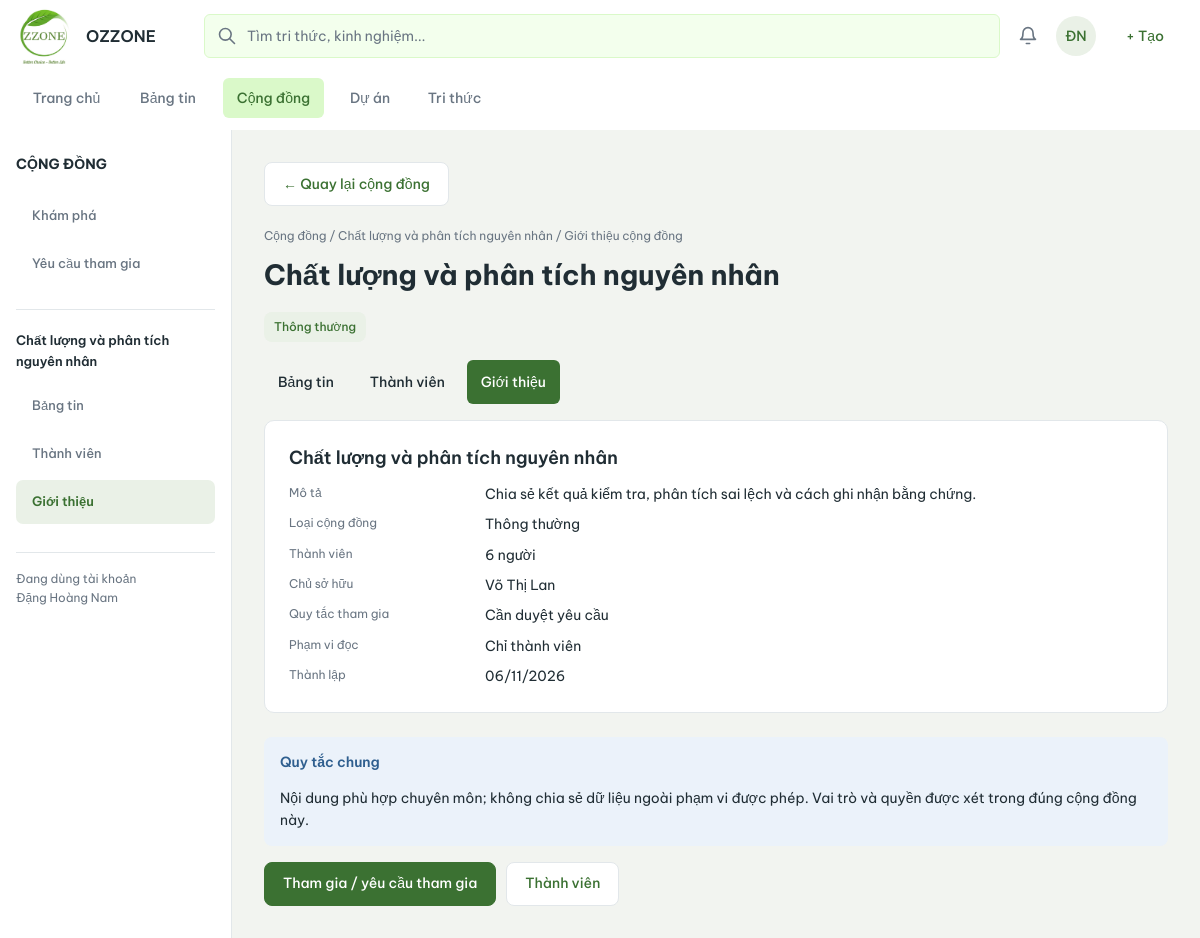
Page /cong-dong/9/gioi-thieu/ (signed in) on the committed database.
### projectp/models.py (models this page shows, shortened)
class SoftDeleted(TimeStamped):
    da_xoa_mem = models.BooleanField(default=False, db_column="da_xoa")
    ngay_xoa = models.DateTimeField(null=True, blank=True)
    nguoi_xoa = models.ForeignKey(
        USER,
        null=True,
        blank=True,
        on_delete=models.PROTECT,
        related_name='+',
        db_column='nguoi_xoa',
    )
    class Meta:
        abstract = True

class CongDong(SoftDeleted):
    class Type(models.TextChoices):
        GENERAL = "chung", "Thông thường"
        PROJECT = "du_an", "Cộng đồng dự án"
    class JoinRule(models.TextChoices):
        OPEN = "truc_tiep", "Tham gia trực tiếp"
        APPROVAL = "cho_duyet", "Cần duyệt yêu cầu"
        PROJECT_MANAGED = "theo_du_an", "Quản lý qua thành viên dự án"
    ma_cong_dong = models.BigAutoField(primary_key=True)
    ten_cong_dong = models.CharField(max_length=200)
    chu_de = models.CharField("Chủ đề", max_length=150, blank=True)
    mo_ta = models.TextField(blank=True)
    loai_cong_dong = models.CharField(max_length=30, choices=Type.choices, default=Type.GENERAL)
    pham_vi_truy_cap = models.CharField(
        max_length=30,
        choices=[('noi_bo', 'Toàn công ty'), ('thanh_vien', 'Chỉ thành viên')],
        default='noi_bo',
    )
    quy_tac_tham_gia = models.CharField(max_length=30, choices=JoinRule.choices, default=JoinRule.APPROVAL)
    nguoi_tao = models.ForeignKey(USER, on_delete=models.PROTECT, related_name='+', db_column='nguoi_tao')
    class Meta:
        db_table = "CONG_DONG"
        constraints = [
            models.CheckConstraint(
                condition=(
                    Q(loai_cong_dong='du_an', quy_tac_tham_gia='theo_du_an')
                    | Q(loai_cong_dong='chung') & ~Q(quy_tac_tham_gia='theo_du_an')
                ),
                name='ck_com_join_rule',
            ),
        ]

class TimeStamped(models.Model):
    ngay_tao = models.DateTimeField(auto_now_add=True)
    ngay_cap_nhat = models.DateTimeField(auto_now=True)
    class Meta:
        abstract = True

class ThanhVienCongDong(TimeStamped):
    ma_thanh_vien = models.BigAutoField(primary_key=True)
    cong_dong = models.ForeignKey(
        CongDong,
        on_delete=models.PROTECT,
        related_name='thanh_vien',
        db_column='ma_cong_dong',
    )
    nguoi_dung = models.ForeignKey(USER, on_delete=models.PROTECT, related_name='+', db_column='ma_nguoi_dung')
    vai_tro = models.CharField(max_length=30, choices=CommunityRole.choices, default=CommunityRole.MEMBER)
    trang_thai = models.CharField(max_length=30, choices=MemberStatus.choices, default=MemberStatus.ACTIVE)
    ngay_tham_gia = models.DateTimeField(default=timezone.now, db_column="tham_gia_luc")
    ket_thuc_luc = models.DateTimeField(null=True, blank=True)
    class Meta:
        db_table = "THANH_VIEN_CONG_DONG"
        constraints = [
            models.UniqueConstraint(fields=['cong_dong', 'nguoi_dung'], name='uq_tv_cong_dong'),
            models.CheckConstraint(
                condition=Q(vai_tro__in=CommunityRole.values),
                name='ck_tv_com_role',
            ),
            models.CheckConstraint(condition=MEMBERSHIP_LIFECYCLE, name='ck_tv_com_lifecycle'),
            models.CheckConstraint(
                condition=Q(ket_thuc_luc__isnull=True) | Q(ket_thuc_luc__gte=F('ngay_tham_gia')),
                name='ck_tv_com_dates',
            ),
        ]

### communities/views/uc_com_01_kham_pha.py (the view)
# urls.py: path("<int:pk>/gioi-thieu/", views.community_about, name="about"),
@login_required
@can_doi_mat_khau
@handled
def community_about(request, pk):
    cd = lay_cong_dong(request.user, pk, include_project_introductions=True)
    tv = tu_cach(request.user, cd)
    introduction_only = cd.loai_cong_dong == CongDong.Type.PROJECT and tv is None
    if introduction_only:
        context = sidebar(request, "explore")
        context.update(community=cd, introduction_only=True, tab="about")
        return render(request, "communities/about.html", context)
    context = {
        "community": cd,
        "membership": tv,
        "owners": cd.thanh_vien.filter(vai_tro=CommunityRole.OWNER, trang_thai=MemberStatus.ACTIVE, ket_thuc_luc__isnull=True, nguoi_dung__is_active=True),
        "member_count": cd.thanh_vien.filter(trang_thai=MemberStatus.ACTIVE, ket_thuc_luc__isnull=True, nguoi_dung__is_active=True).count(),
        "project": du_an_lien_ket(cd),
        "can_read": duoc_doc(cd, tv),
        "tab": "about",
    }
    context.update(sidebar(request, "community", cd))
    return render(request, "communities/about.html", context)

### communities/templates/communities/about.html (shortened to what this page needs)
{% extends "communities/_base.html" %}
{% load ozzone_names %}
{% block content %}
<div class="oz-page">
  {% include "includes/community_back.html" %}
  {% with crumb="Giới thiệu cộng đồng" %}{% include "communities/_community_head.html" %}{% endwith %}
  <section class="oz-card">
    <h2 class="oz-card-title">{{ community.ten_cong_dong }}</h2>
    <dl class="oz-dl">
      <dt>Mô tả</dt><dd>{{ community.mo_ta|default:"—"|linebreaksbr }}</dd>
      <dt>Loại cộng đồng</dt><dd>{{ community.get_loai_cong_dong_display }}{% if project %} — {{ project.ten_du_an }}{% endif %}</dd>
      {% if not introduction_only %}
      <dt>Thành viên</dt><dd>{{ member_count }} người</dd>
      <dt>Chủ sở hữu</dt><dd>{% for o in owners %}{{ o.nguoi_dung|ho_ten }}{% if not forloop.last %}, {% endif %}{% empty %}—{% endfor %}</dd>
      {% endif %}
      <dt>Quy tắc tham gia</dt><dd>{{ community.get_quy_tac_tham_gia_display }}</dd>
      <dt>{% if community.loai_cong_dong == 'du_an' %}Phạm vi giới thiệu{% else %}Phạm vi đọc{% endif %}</dt><dd>{{ community.get_pham_vi_truy_cap_display }}</dd>
      {% if not introduction_only %}
      <dt>Thành lập</dt><dd>{{ community.ngay_tao|date:"d/m/Y" }}</dd>
      {% endif %}
    </dl>
  </section>
  <div class="oz-alert">
    <p class="oz-alert-title">Quy tắc chung</p>
    <p>Nội dung phù hợp chuyên môn; không chia sẻ dữ liệu ngoài phạm vi được phép. Vai trò và quyền được xét trong đúng cộng đồng này.</p>
  </div>
  {% if introduction_only %}
  <p class="oz-muted">Bảng tin và danh sách thành viên dành cho thành viên dự án liên kết.</p>
  {% else %}
  <div class="oz-actions">
    <a class="oz-btn oz-btn-primary" href="{% url 'communities:detail' community.pk %}">{% if membership or can_read %}Xem bảng tin{% else %}Tham gia / yêu cầu tham gia{% endif %}</a>
    <a class="oz-btn" href="{% url 'communities:members' community.pk %}">Thành viên</a>
  </div>
  {% endif %}
</div>
{% endblock %}

### communities/templates/communities/_base.html (shortened to what this page needs)
{% extends "base.html" %}
{% load ozzone_names %}
{% load static %}
{% block extra_css %}
<link rel="stylesheet" href="{% static 'ozzone/components.css' %}">
<link rel="stylesheet" href="{% static 'communities/communities.css' %}">
<link rel="stylesheet" href="{% static 'communities/responsive.css' %}?v=20261113-context">
<link rel="stylesheet" href="{% static 'ozzone/workspace.css' %}?v=20261116-image-sizing">
{% endblock %}
{% block main_class %}cm-main{% endblock %}
{% block sidebar %}
<aside class="oz-sidebar cm-sidebar oz-module-sidebar" aria-label="Điều hướng cộng đồng">
  <h2 class="oz-module-title">Cộng đồng</h2>
  <nav class="oz-module-nav" aria-label="Mục chung của cộng đồng">
    <a class="oz-side-link {% if active_side == 'explore' %}is-active{% endif %}"
       href="{% url 'communities:list' %}"{% if active_side == 'explore' %} aria-current="page"{% endif %}>Khám phá</a>
    <a class="oz-side-link {% if active_side == 'requests' %}is-active{% endif %}"
       href="{% url 'communities:requests' %}"{% if active_side == 'requests' %} aria-current="page"{% endif %}>
      <span>Yêu cầu tham gia</span>{% if side_pending %}<span class="oz-count" aria-label="{{ side_pending }} yêu cầu chờ duyệt">{{ side_pending }}</span>{% endif %}
    </a>
  </nav>
  {% if community and not introduction_only %}
  <section class="oz-module-context" aria-label="Cộng đồng đang xem">
    <h3 class="oz-module-context-title">{{ community.ten_cong_dong }}</h3>
    <nav class="oz-module-nav" aria-label="Mục trong {{ community.ten_cong_dong }}">
      <a class="oz-side-link {% if active_side == 'community' and tab != 'about' %}is-active{% endif %}"
         href="{% url 'communities:detail' community.pk %}"{% if active_side == 'community' and tab != 'about' %} aria-current="page"{% endif %}>Bảng tin</a>
      <a class="oz-side-link {% if active_side == 'members' %}is-active{% endif %}"
         href="{% url 'communities:members' community.pk %}"{% if active_side == 'members' %} aria-current="page"{% endif %}>Thành viên</a>
      <a class="oz-side-link {% if tab == 'about' %}is-active{% endif %}"
         href="{% url 'communities:about' community.pk %}"{% if tab == 'about' %} aria-current="page"{% endif %}>Giới thiệu</a>
    </nav>
  </section>
  {% endif %}
  <p class="oz-sidebar-foot">Đang dùng tài khoản<br>{{ request.user|ho_ten }}</p>
</aside>
{% endblock %}

### templates/base.html (shortened to what this page needs)
{% load ozzone_names %}
{% load static %}
{% url 'core:home' as home_url %}
{% url 'social:feed' as feed_url %}
{% url 'communities:list' as communities_url %}
{% url 'projects:list' as projects_url %}
{% url 'knowledge:list' as knowledge_url %}
{% url 'knowledge:search' as search_url %}
{% url 'notifications:list' as notices_url %}
{% url 'accounts:profile' as profile_url %}
{% url 'accounts:login' as login_url %}
{% url 'accounts:logout' as logout_url %}
{% url 'admin:index' as admin_url %}
{% url 'admin:login' as admin_login_url %}
{% url 'social:create' as create_post_url %}
{% url 'admin:projectp_congdong_add' as create_community_url %}
{% url 'projects:create' as create_project_url %}
{% url 'knowledge:create' as create_knowledge_url %}
{% firstof home_url projects_url as landing_url %}
{% firstof active_nav request.resolver_match.app_name as current_app %}
<!DOCTYPE html>
<html lang="vi">
<head>
    <link rel="stylesheet" href="{% static 'ozzone/post_attachments.css' %}?v=attachment-controls">
    <link rel="stylesheet" href="{% static 'ozzone/confirmation.css' %}">
    {% block extra_css %}{% endblock %}
</head>
<body>
    <header class="oz-header">
        <a
            class="oz-brand"
            href="{{ landing_url }}"
            aria-label="OZZONE"
        >
            <span class="oz-logo">
                <img
                    src="{% static 'ozzone/logo.jpg' %}"
                    alt=""
                >
            </span>
            <span class="oz-brand-text">OZZONE</span>
        </a>
        <nav class="oz-nav" aria-label="Điều hướng chính">
            {% if home_url %}
                <a
                    class="oz-nav-item"
                    href="{{ home_url }}"
                >
                    Trang chủ
                </a>
            {% endif %}
            {% if feed_url %}
                <a
                    class="oz-nav-item"
                    href="{{ feed_url }}"
                >
                    Bảng tin
                </a>
            {% endif %}
            {% if communities_url %}
                <a
                    class="oz-nav-item"
                    href="{{ communities_url }}"
                    {% if current_app == 'communities' %}
                        aria-current="page"
                    {% endif %}
                >
                    Cộng đồng
                </a>
            {% endif %}
            {% if projects_url %}
                <a
                    class="oz-nav-item"
                    href="{{ projects_url }}"
                >
                    Dự án
                </a>
            {% else %}
                <span class="oz-nav-item" aria-disabled="true">
                    Dự án
                </span>
            {% endif %}
            {% if knowledge_url %}
                <a
                    class="oz-nav-item"
                    href="{{ knowledge_url }}"
                >
                    Tri thức
                </a>
            {% endif %}
        </nav>
        <form
            class="oz-search"
            method="get"
            {% if search_url %}
                action="{{ search_url }}"
            {% endif %}
        >
            <input
                type="search"
                name="q"
                placeholder="Tìm tri thức, kinh nghiệm..."
                aria-label="Tìm tri thức, kinh nghiệm"
            >
        </form>
        <a
            class="oz-bell"
            aria-label="Thông báo"
            {% if notices_url %}
                href="{{ notices_url }}"
            {% else %}
                aria-disabled="true"
                title="Thông báo đang được tích hợp"
            {% endif %}
        >
        </a>
        {% if request.user.is_authenticated %}
            <details class="oz-menu">
                <summary
                    class="oz-avatar"
                    aria-label="Tài khoản {{ request.user.username }}"
                >
                    {% if request.user.first_name or request.user.last_name %}
                        {{ request.user.last_name|first|upper }}{{ request.user.first_name|first|upper }}
                    {% else %}
                        {{ request.user.username|slice:':2'|upper }}
                    {% endif %}
                </summary>
            </details>
            <details class="oz-menu">
                <summary class="oz-create">+ Tạo</summary>
            </details>
        {% endif %}
    </header>
    <div class="oz-layout">
        {% block sidebar %}{% endblock %}
        <main
            id="main-content"
            class="oz-main {% block main_class %}{% endblock %}"
        >
            {% block content %}{% endblock %}
        </main>
    </div>
</body>
</html>

### communities/templates/communities/_community_head.html (shortened to what this page needs)
<p class="oz-breadcrumb"><a href="{% url 'communities:list' %}">Cộng đồng</a> / {{ community.ten_cong_dong }}{% if crumb %} / {{ crumb }}{% endif %}</p>
<div class="oz-page-head">
  <div>
    <h1 class="oz-page-title">{{ community.ten_cong_dong }}</h1>
    <span class="oz-badge {% if community.loai_cong_dong == 'du_an' %}oz-badge-blue{% endif %}">{{ community.get_loai_cong_dong_display }}</span>
  </div>
</div>
{% if not introduction_only %}<nav class="oz-tabs" aria-label="Mục trong cộng đồng">
  <a class="oz-tab {% if tab == 'feed' %}is-active{% endif %}" href="{% url 'communities:detail' community.pk %}">Bảng tin</a>
  <a class="oz-tab {% if tab == 'members' %}is-active{% endif %}" href="{% url 'communities:members' community.pk %}">Thành viên</a>
  <a class="oz-tab {% if tab == 'about' %}is-active{% endif %}" href="{% url 'communities:about' community.pk %}">Giới thiệu</a>
</nav>
{% endif %}

### rows in the picture
CongDong: ten_cong_dong "Chất lượng và phân tích nguyên nhân", loai_cong_dong "Thông thường", mo_ta "Chia sẻ kết quả kiểm tra, phân tích sai lệch và cách ghi nhận bằng chứng.", quy_tac_tham_gia "Cần duyệt yêu cầu", pham_vi_truy_cap "Chỉ thành viên", ngay_tao "06/11/2026"
ThanhVienCongDong: nguoi_dung|ho_ten "Võ Thị Lan"

### other values in the picture
{{ request.user.last_name|first|upper }} "Đ"
{{ request.user.first_name|first|upper }} "N"
{{ request.user|ho_ten }} "Đặng Hoàng Nam"
{{ crumb }} "Giới thiệu cộng đồng"
{{ member_count }} "6"
